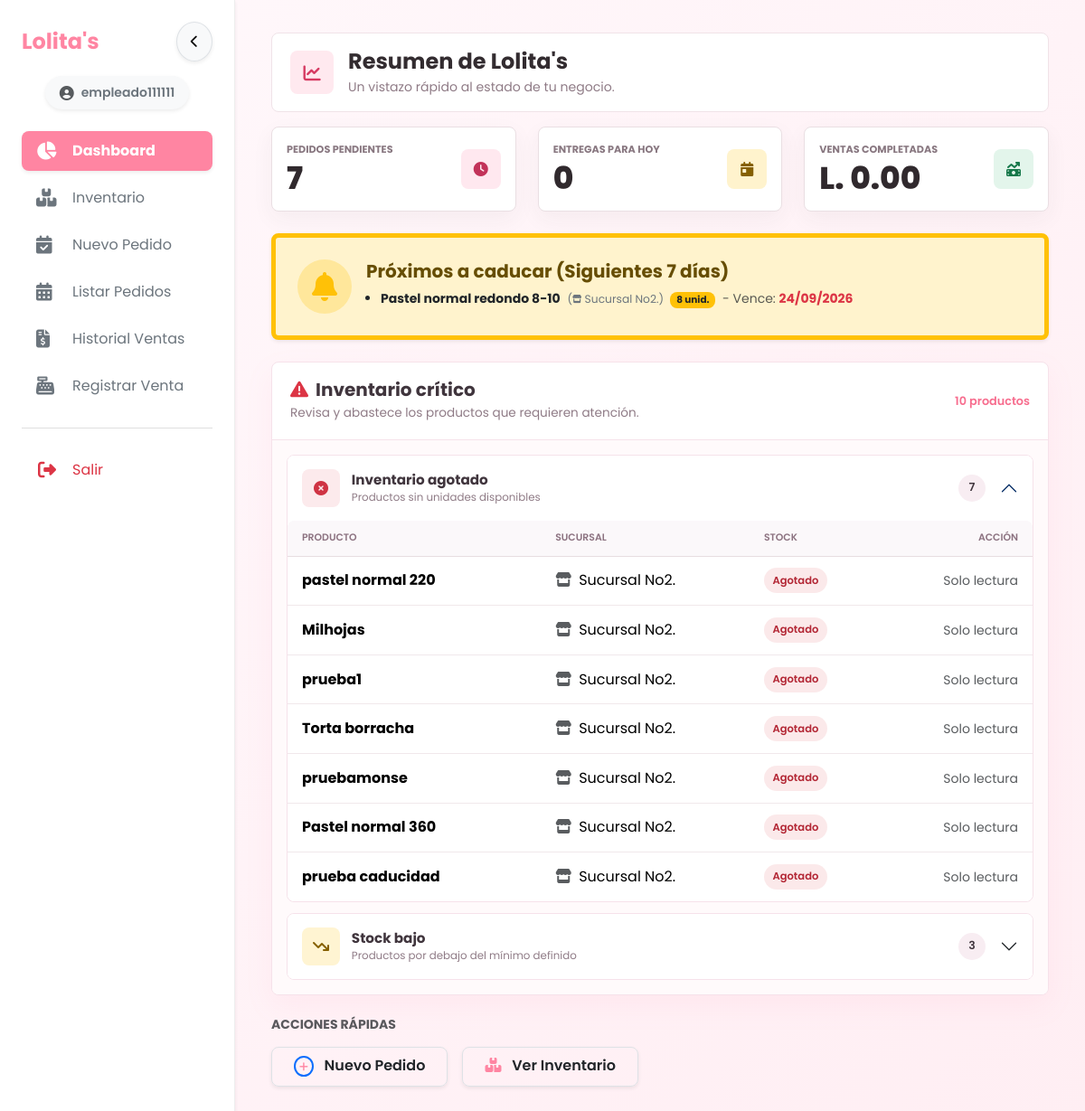
The app's page /index.php?view=dashboard (signed in) with its own data.
### tables this page shows
CREATE TABLE `productos` (
  `id_producto` int NOT NULL AUTO_INCREMENT,
  `id_categoria` int DEFAULT NULL,
  `tipo_producto` enum('pastel','panaderia') NOT NULL DEFAULT 'panaderia',
  `nombre_producto` varchar(100) NOT NULL,
  `descripcion` text,
  `precio_base` decimal(10,2) NOT NULL,
  `imagen_url` varchar(255) DEFAULT NULL,
  `dias_vida_util` int DEFAULT '0',
  `estado` enum('Activo','Inactivo') NOT NULL DEFAULT 'Activo',
  PRIMARY KEY (`id_producto`),
  KEY `id_categoria` (`id_categoria`),
  KEY `idx_productos_estado_nombre` (`estado`,`nombre_producto`),
  CONSTRAINT `productos_ibfk_1` FOREIGN KEY (`id_categoria`) REFERENCES `categorias` (`id_categoria`) ON DELETE SET NULL
);

CREATE TABLE `inventario` (
  `id_inventario` int NOT NULL AUTO_INCREMENT,
  `id_sucursal` int NOT NULL,
  `id_producto` int NOT NULL,
  `stock_actual` int DEFAULT '0',
  `stock_minimo` int DEFAULT '5',
  `ultima_actualizacion` timestamp NULL DEFAULT CURRENT_TIMESTAMP ON UPDATE CURRENT_TIMESTAMP,
  `fecha_caducidad` date DEFAULT NULL,
  PRIMARY KEY (`id_inventario`),
  UNIQUE KEY `uq_sucursal_producto_fecha` (`id_sucursal`,`id_producto`,`fecha_caducidad`),
  KEY `id_producto` (`id_producto`),
  KEY `idx_fk_sucursal` (`id_sucursal`),
  KEY `idx_inventario_sucursal_caducidad` (`id_sucursal`,`fecha_caducidad`),
  CONSTRAINT `inventario_ibfk_1` FOREIGN KEY (`id_sucursal`) REFERENCES `sucursales` (`id_sucursal`) ON DELETE CASCADE,
  CONSTRAINT `inventario_ibfk_2` FOREIGN KEY (`id_producto`) REFERENCES `productos` (`id_producto`) ON DELETE CASCADE
);

CREATE TABLE `sucursales` (
  `id_sucursal` int NOT NULL AUTO_INCREMENT,
  `nombre_sucursal` varchar(100) NOT NULL,
  `direccion` text,
  `telefono` varchar(20) DEFAULT NULL,
  `fecha_creacion` timestamp NULL DEFAULT CURRENT_TIMESTAMP,
  `estado` enum('Activa','Inactiva') NOT NULL DEFAULT 'Activa',
  PRIMARY KEY (`id_sucursal`),
  UNIQUE KEY `uq_sucursales_nombre` (`nombre_sucursal`)
);

### views/dashboard/index.php (the view, shortened to what the rows shown need)
<div class="container-fluid app-page p-2 p-md-4">
    <header class="app-page-header">
        <div class="app-page-header__main">
            <span class="app-page-header__icon" aria-hidden="true"><i class="fa-solid fa-chart-line"></i></span>
            <div class="app-page-header__copy">
                <h2 class="app-page-header__title">Resumen de Lolita's</h2>
                <p class="app-page-header__subtitle">Un vistazo rápido al estado de tu negocio.</p>
            </div>
        </div>
    </header>
    <div class="row g-3 g-md-4 mb-4">
        <div class="col-12 col-sm-6 col-lg-4">
            <div class="app-stat-card">
                <div class="app-stat-card__body">
                        <div>
                            <p class="app-stat-card__label">Pedidos pendientes</p>
                            <p class="app-stat-card__value"><?= $metricas['pendientes'] ?></p>
                        </div>
                        <span class="app-stat-card__icon"><i class="fa-solid fa-clock"></i></span>
                </div>
            </div>
        </div>
        <div class="col-12 col-sm-6 col-lg-4">
            <div class="app-stat-card app-stat-card--warning">
                <div class="app-stat-card__body">
                        <div>
                            <p class="app-stat-card__label">Entregas para hoy</p>
                            <p class="app-stat-card__value"><?= $metricas['para_hoy'] ?></p>
                        </div>
                        <span class="app-stat-card__icon"><i class="fa-solid fa-calendar-day"></i></span>
                </div>
            </div>
        </div>
        <div class="col-12 col-lg-4">
            <div class="app-stat-card app-stat-card--success">
                <div class="app-stat-card__body">
                        <div>
                            <p class="app-stat-card__label">Ventas completadas</p>
                            <p class="app-stat-card__value">L. <?= number_format($metricas['ventas'], 2) ?></p>
                        </div>
                        <span class="app-stat-card__icon"><i class="fa-solid fa-money-bill-trend-up"></i></span>
                </div>
            </div>
        </div>
    </div>
    <?php if (count($productos_por_caducar) > 0): ?>
    <div class="row mb-4">
        <div class="col-12">
            <div class="alert alert-warning shadow-sm border-warning border-start border-5 mb-0 rounded-4 p-4 d-flex flex-column flex-md-row align-items-md-center gap-3" role="alert">
                <div class="bg-warning bg-opacity-25 rounded-circle p-3 d-inline-flex align-items-center justify-content-center text-warning" style="width: 60px; height: 60px; min-width: 60px;">
                    <i class="fa-solid fa-bell fa-2x"></i>
                </div>
                <div class="flex-grow-1">
                    <h5 class="alert-heading fw-bold mb-1">Próximos a caducar (Siguientes 7 días)</h5>
                    <ul class="mb-0 small ps-3 text-dark mt-2">
                        <?php foreach ($productos_por_caducar as $alerta_cad):
                            $fecha_formateada = date('d/m/Y', strtotime($alerta_cad['fecha_caducidad']));
                        ?>
                            <li class="mb-1">
                                <strong><?= htmlspecialchars($alerta_cad['nombre_producto']) ?></strong>
                                <span class="text-secondary small ms-1">
                                    (<i class="fa-solid fa-store fa-xs"></i> <?= htmlspecialchars($alerta_cad['nombre_sucursal']) ?>)
                                </span>
                                <span class="badge bg-warning text-dark mx-1"><?= $alerta_cad['stock_actual'] ?> unid.</span>
                                <span class="text-muted">- Vence: <span class="text-danger fw-bold"><?= $fecha_formateada ?></span></span>
                            </li>
                        <?php endforeach; ?>
                    </ul>
                </div>
            </div>
        </div>
    </div>
    <?php endif; ?>
    <div class="row mb-4">
        <div class="col-12">
            <section class="critical-inventory" aria-labelledby="criticalInventoryTitle">
                <header class="critical-inventory__header">
                    <div>
                        <h5 id="criticalInventoryTitle" class="fw-bold mb-1">
                            <i class="fa-solid fa-triangle-exclamation text-danger me-2"></i>Inventario crítico
                        </h5>
                        <p class="mb-0">Revisa y abastece los productos que requieren atención.</p>
                    </div>
                    <span class="critical-inventory__total">
                        <?= count($inventario_agotado) + count($inventario_stock_bajo) ?> productos
                    </span>
                </header>
                <?php
                $inventoryMenus = [
                    ['title' => 'Inventario agotado', 'description' => 'Productos sin unidades disponibles', 'icon' => 'fa-circle-xmark', 'variant' => 'danger', 'items' => $inventario_agotado],
                    ['title' => 'Stock bajo', 'description' => 'Productos por debajo del mínimo definido', 'icon' => 'fa-arrow-trend-down', 'variant' => 'warning', 'items' => $inventario_stock_bajo],
                ];
                ?>
                <div class="critical-accordion accordion" id="criticalInventoryAccordion">
                    <?php foreach ($inventoryMenus as $menuIndex => $menu): ?>
                        <?php $collapseId = 'criticalInventoryPanel' . $menuIndex; ?>
                        <div class="accordion-item critical-panel critical-panel--<?= $menu['variant'] ?>">
                            <h6 class="accordion-header">
                                <button class="accordion-button critical-panel__toggle <?= $menuIndex === 0 ? '' : 'collapsed' ?>"
                                        type="button"
                                        data-bs-toggle="collapse"
                                        data-bs-target="#<?= $collapseId ?>"
                                        aria-expanded="<?= $menuIndex === 0 ? 'true' : 'false' ?>"
                                        aria-controls="<?= $collapseId ?>">
                                    <span class="critical-panel__icon" aria-hidden="true"><i class="fa-solid <?= $menu['icon'] ?>"></i></span>
                                    <span class="critical-panel__heading">
                                        <strong><?= e($menu['title']) ?></strong>
                                        <small><?= e($menu['description']) ?></small>
                                    </span>
                                    <span class="critical-panel__count"><?= count($menu['items']) ?></span>
                                </button>
                            </h6>
                            <div id="<?= $collapseId ?>" class="accordion-collapse collapse <?= $menuIndex === 0 ? 'show' : '' ?>">
                                <div class="accordion-body critical-panel__body">
                                    <?php if ($menu['items'] === []): ?>
                                        <p class="critical-panel__empty mb-0"><i class="fa-solid fa-circle-check me-2"></i>No hay productos en esta categoría.</p>
                                    <?php else: ?>
                                        <div class="d-none d-md-block table-responsive">
                                            <table class="table critical-table mb-0">
                                                <thead>
                                                    <tr><th scope="col">Producto</th><th scope="col">Sucursal</th><th scope="col">Stock</th><th scope="col" class="text-end">Acción</th></tr>
                                                </thead>
                                                <tbody>
                                                    <?php foreach ($menu['items'] as $item): ?>
                                                        <tr>
                                                            <th scope="row"><?= e($item['nombre_producto']) ?></th>
                                                            <td><i class="fa-solid fa-store me-2 text-muted" aria-hidden="true"></i><?= e($item['nombre_sucursal']) ?></td>
                                                            <td>
                                                                <span class="stock-chip stock-chip--<?= (int) $item['stock_actual'] <= 0 ? 'danger' : 'warning' ?>">
                                                                    <?= (int) $item['stock_actual'] <= 0 ? 'Agotado' : (int) $item['stock_actual'] . ' unid.' ?>
                                                                </span>
                                                            </td>
                                                            <td class="text-end"><?php include __DIR__ . '/partials/critical-stock-button.php'; ?></td>
                                                        </tr>
                                                    <?php endforeach; ?>
                                                </tbody>
                                            </table>
                                        </div>
                                                <?php foreach ($menu['items'] as $item): ?>
                                                        <td class="text-center"><?php include __DIR__ . '/partials/critical-stock-button.php'; ?></td>
                                                <?php endforeach; ?>
                                    <?php endif; ?>
                                </div>
                            </div>
                        </div>
                    <?php endforeach; ?>
                </div>
            </section>
        </div>
    </div>
    <div>
        <h6 class="fw-bold mb-3 text-uppercase text-muted small">Acciones Rápidas</h6>
        <div class="d-flex flex-wrap gap-3">
            <a href="index.php?view=pedidos-nuevo" class="btn btn-white shadow-sm border rounded-pill px-4 py-2 flex-grow-1 flex-md-grow-0 text-start fw-semibold hover-lift">
                <i class="fa-solid fa-plus text-primary border border-primary border-2 rounded-circle p-1 me-2" style="font-size: 0.7rem;"></i> Nuevo Pedido
            </a>
            <a href="index.php?view=inventario" class="btn btn-white shadow-sm border rounded-pill px-4 py-2 flex-grow-1 flex-md-grow-0 text-start fw-semibold hover-lift">
                <i class="fa-solid fa-boxes-stacked text-primary me-2"></i> Ver Inventario
            </a>
        </div>
    </div>
</div>
<link rel="stylesheet" href="css/views/dashboard.css?v=<?= filemtime(__DIR__ . '/../../public/css/views/dashboard.css') ?>">

### views/dashboard/partials/critical-stock-button.php
<?php if (\App\Security\Auth::canAccessBranch((int) $item['id_sucursal'], 'inventory.adjust')): ?>
<button type="button"
        class="btn btn-sm btn-outline-primary critical-stock-action btn-abastecer-directo"
        data-id="<?= (int) ($item['id_inventario'] ?? 0) ?>"
        data-producto="<?= (int) ($item['id_producto'] ?? 0) ?>"
        data-sucursal="<?= (int) $item['id_sucursal'] ?>"
        data-nombre="<?= e($item['nombre_producto']) ?>"
        data-sucursal-nombre="<?= e($item['nombre_sucursal']) ?>"
        aria-label="Abastecer <?= e($item['nombre_producto']) ?>"
        title="Abastecer <?= e($item['nombre_producto']) ?>">
    <i class="fa-solid fa-plus" aria-hidden="true"></i><span>Abastecer</span>
</button>
<?php else: ?>
<span class="text-muted small">Solo lectura</span>
<?php endif; ?>

### records on screen
productos: id_producto "7", dias_vida_util "0", dias_vida_util "0.00"
inventario: id_producto.nombre_producto "Pastel normal redondo 8-10", id_sucursal.nombre_sucursal "Sucursal No2.", stock_actual "8", fecha_caducidad "24/09/2026"
productos: nombre_producto "pastel normal 220", nombre_sucursal "Sucursal No2."
productos: nombre_producto "Milhojas", nombre_sucursal "Sucursal No2."
productos: nombre_producto "prueba1", nombre_sucursal "Sucursal No2."
productos: nombre_producto "Torta borracha", nombre_sucursal "Sucursal No2."
productos: nombre_producto "pruebamonse", nombre_sucursal "Sucursal No2."
productos: nombre_producto "Pastel normal 360", nombre_sucursal "Sucursal No2."
productos: nombre_producto "prueba caducidad", nombre_sucursal "Sucursal No2."

### other values on screen
$_SESSION['username'] "empleado111111"
count($inventario_agotado) + count($inventario_stock_bajo) "10"
$menu['title'] "Inventario agotado"
$menu['description'] "Productos sin unidades disponibles"
count($menu['items']) "7"
$menu['title'] "Stock bajo"
$menu['description'] "Productos por debajo del mínimo definido"
count($menu['items']) "3"
